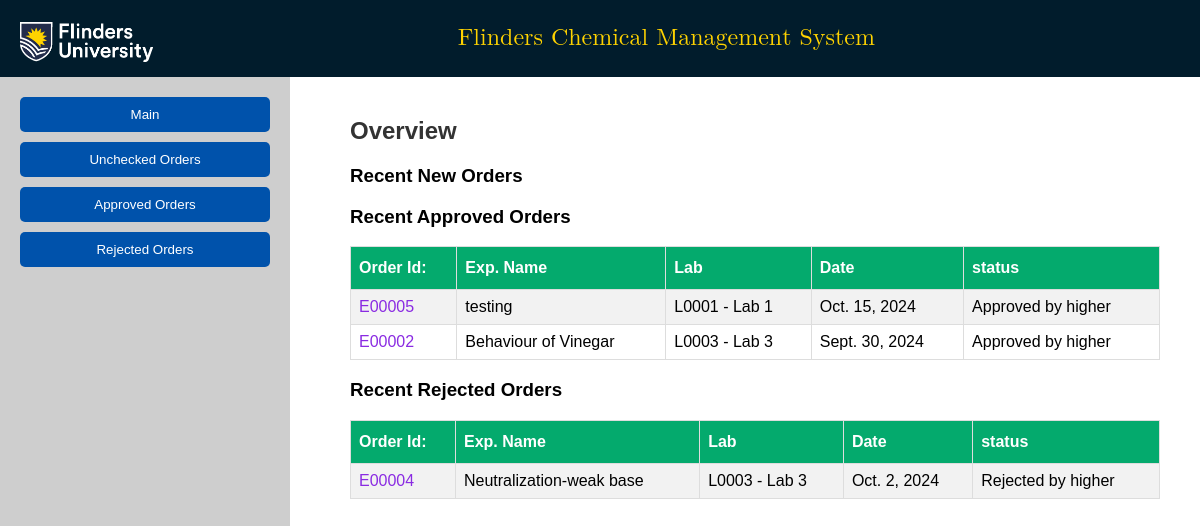
Page /highApprover/ on the earlier database version.
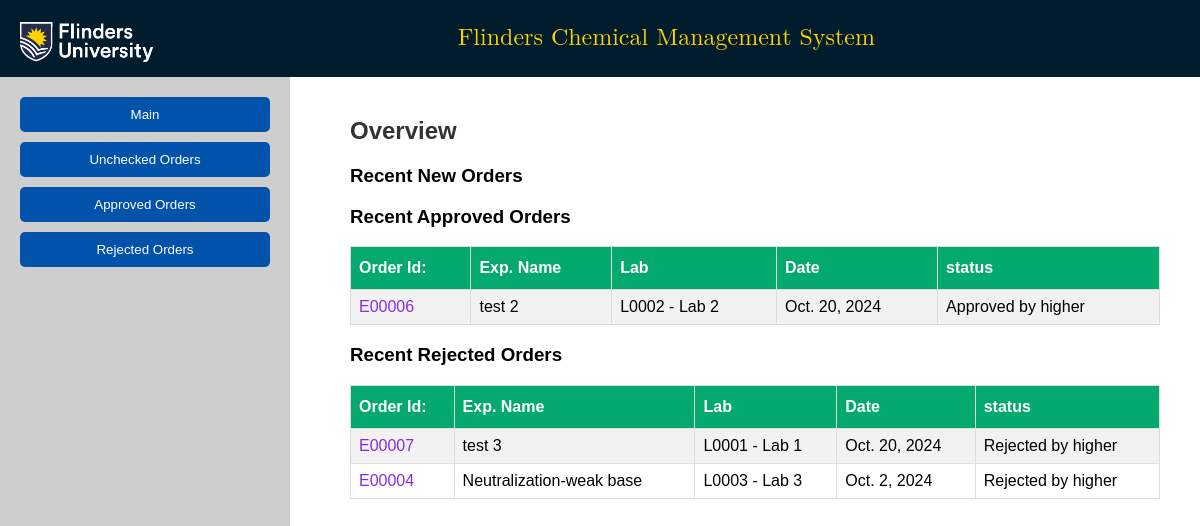
Same page on the later database version.
### furc/models.py (models this page shows, shortened)
class Order(models.Model):
    order_id = models.CharField(primary_key=True, max_length=10)
    exp_name = models.CharField(max_length=100)
    lab_id = models.ForeignKey(Laboratory, on_delete=models.CASCADE)
    exp_procedure = models.FileField(upload_to= custom_file_upload_path_exp, null=True, blank=True)
    risk_assessment = models.FileField(upload_to= custom_file_upload_path_risk, null=True, blank=True)
    order_date = models.DateField(editable=False, auto_now_add=True)
    updated_date = models.DateField(default=None, null=True)
    order_status = models.CharField(max_length=30, choices=ORDER_STATUS, default='Requested')

class Laboratory(models.Model):
    lab_id = models.CharField(primary_key=True, max_length=10)
    lab_name = models.CharField(max_length=50)
    center_id = models.ForeignKey(ResearchCenter, on_delete=models.CASCADE, null=True, blank=True)
    storage_locations = GenericRelation(StorageLocation)
    def __str__(self):
        return f'{self.lab_id} - {self.lab_name}'

### furc/views.py (the view)
# urls.py: path('highApprover/', views.highApprover, name='highApprover'),
def highApprover(request):
    top_pending_order = Order.objects.filter(order_status='Pending higher approval').order_by('-order_date')[0:3]
    top_approved_order = Order.objects.filter(order_status='Approved by higher').order_by('-order_date')[0:3]
    top_rejected_order = Order.objects.filter(order_status='Rejected by higher').order_by('-order_date')[0:3]
    pending_order = Order.objects.filter(order_status='Pending higher approval')
    approved_order = Order.objects.filter(order_status='Approved by higher')
    rejected_order = Order.objects.filter(order_status='Rejected by higher')
    params = {'pending_order':pending_order, 'approved_order':approved_order, 'rejected_order':rejected_order, 'top_pending_order':top_pending_order, 'top_approved_order':top_approved_order, 'top_rejected_order':top_rejected_order }
    return render(request, 'furc/higherApprover.html/', params)

### furc/templates/furc/higherApprover.html (shortened to what this page needs)
<!DOCTYPE html>
{% load static %}
<html lang="en">
<head>
    <link rel="stylesheet" href="{% static 'css/style.css' %}">
</head>
<body>
    <header class="header">
        <div class="logo">
            <img src="{% static 'images/flinder-logo_white.png' %}" alt="Flinders University Logo" style="height: 50px;">
        </div>
        <div class="title">
            <p class="headerTitle">Flinders Chemical Management System</p>
        </div>
    </header>
    <div class="container">
        <div class="sidebar">
            <button onclick="showSection('main')">Main</button>
            <button onclick="showSection('new-order')">Unchecked Orders</button>
            <button onclick="showSection('approved-orders')">Approved Orders</button>
            <button onclick="showSection('rejected-orders')">Rejected Orders</button>
        </div>
        <div class="content">
            <div id="main" class="content-section">
                <h2>Overview</h2>
                <h3>Recent New Orders</h3>
                <h3>Recent Approved Orders</h3>
                <table class="customers" style="border-radius:20px;">
                            <tr>
                                <th>Order Id:</th>
                                <th>Exp. Name</th>
                                <th>Lab</th>
                                <th>Date</th>
                                <th>status</th>
                            </tr>
                    {% for item in top_approved_order %}
                            <tr>
                                <td><a class="orderidLink" href="/orderView/{{item.order_id}}">{{item.order_id}}</a></td>
                                <td>{{item.exp_name}}</td>
                                <td>{{item.lab_id}}</td>
                                <td>{{item.order_date}}</td>
                                <td>{{item.order_status}}</td>
                            </tr>
                    {% endfor %}
                        </table>
                <h3>Recent Rejected Orders</h3>
                <table class="customers" style="border-radius:20px;">
                            <tr>
                                <th>Order Id:</th>
                                <th>Exp. Name</th>
                                <th>Lab</th>
                                <th>Date</th>
                                <th>status</th>
                            </tr>
                    {% for item in top_rejected_order %}
                            <tr>
                                <td><a class="orderidLink" href="/orderView/{{item.order_id}}">{{item.order_id}}</a></td>
                                <td>{{item.exp_name}}</td>
                                <td>{{item.lab_id}}</td>
                                <td>{{item.order_date}}</td>
                                <td>{{item.order_status}}</td>
                            </tr>
                    {% endfor %}
                        </table>
            </div>
        </div>
    </div>
</body>
</html>

Differences in the rows shown:
no longer on this page (row edited): Order: order_id "E00005", exp_name "testing", lab_id "L0001 - Lab 1", order_date "Oct. 15, 2024", order_status "Approved by higher", shown under "Recent Approved Orders"
no longer on this page (row edited): Order: order_id "E00002", exp_name "Behaviour of Vinegar", lab_id "L0003 - Lab 3", order_date "Sept. 30, 2024", order_status "Approved by higher", shown under "Recent Approved Orders"
added Order: order_id "E00006", exp_name "test 2", lab_id "L0002 - Lab 2", order_date "Oct. 20, 2024", order_status "Approved by higher", shown under "Recent Approved Orders"
added Order: order_id "E00007", exp_name "test 3", lab_id "L0001 - Lab 1", order_date "Oct. 20, 2024", order_status "Rejected by higher", shown under "Recent Rejected Orders"
